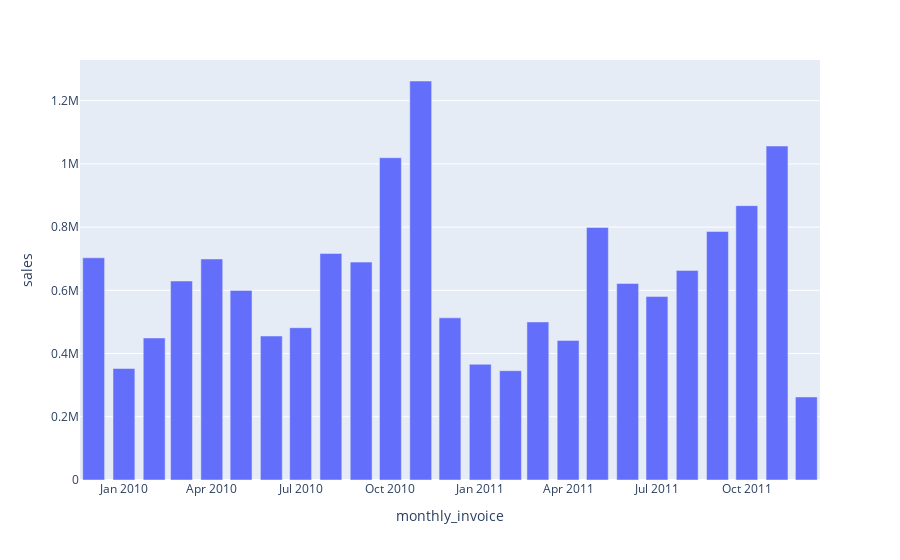

Notebook code cell kept with this figure:
### Code cell
fig2 = px.bar(
    df_o_r_ii_group,
    x='monthly_invoice',
    y='sales'
)

fig2.show()

### Figure 1 — Plotly figure (JSON) as saved in the notebook; plotly's stock layout.template omitted (floating-point values rounded to 4 significant figures)
{"data": [{"hovertemplate": "monthly_invoice=%{x}<br>sales=%{y}<extra></extra>", "legendgroup": "", "marker": {"color": "#636efa", "pattern": {"shape": ""}}, "name": "", "orientation": "v", "showlegend": false, "textposition": "auto", "type": "bar", "x": ["2009-12", "2010-01", "2010-02", "2010-03", "2010-04", "2010-05", "2010-06", "2010-07", "2010-08", "2010-09", "2010-10", "2010-11", "2010-12", "2011-01", "2011-02", "2011-03", "2011-04", "2011-05", "2011-06", "2011-07", "2011-08", "2011-09", "2011-10", "2011-11", "2011-12"], "xaxis": "x", "y": [702800.0, 352700.0, 449300.0, 629500.0, 699200.0, 599800.0, 455500.0, 481700.0, 716700.0, 689300.0, 1019000.0, 1262000.0, 513000.0, 366100.0, 345800.0, 500000.0, 441600.0, 798800.0, 621700.0, 580300.0, 663000.0, 786000.0, 867900.0, 1056000.0, 262600.0], "yaxis": "y"}], "layout": {"barmode": "relative", "legend": {"tracegroupgap": 0}, "margin": {"t": 60}, "xaxis": {"anchor": "y", "domain": [0, 1], "title": {"text": "monthly_invoice"}}, "yaxis": {"anchor": "x", "domain": [0, 1], "title": {"text": "sales"}}}}
